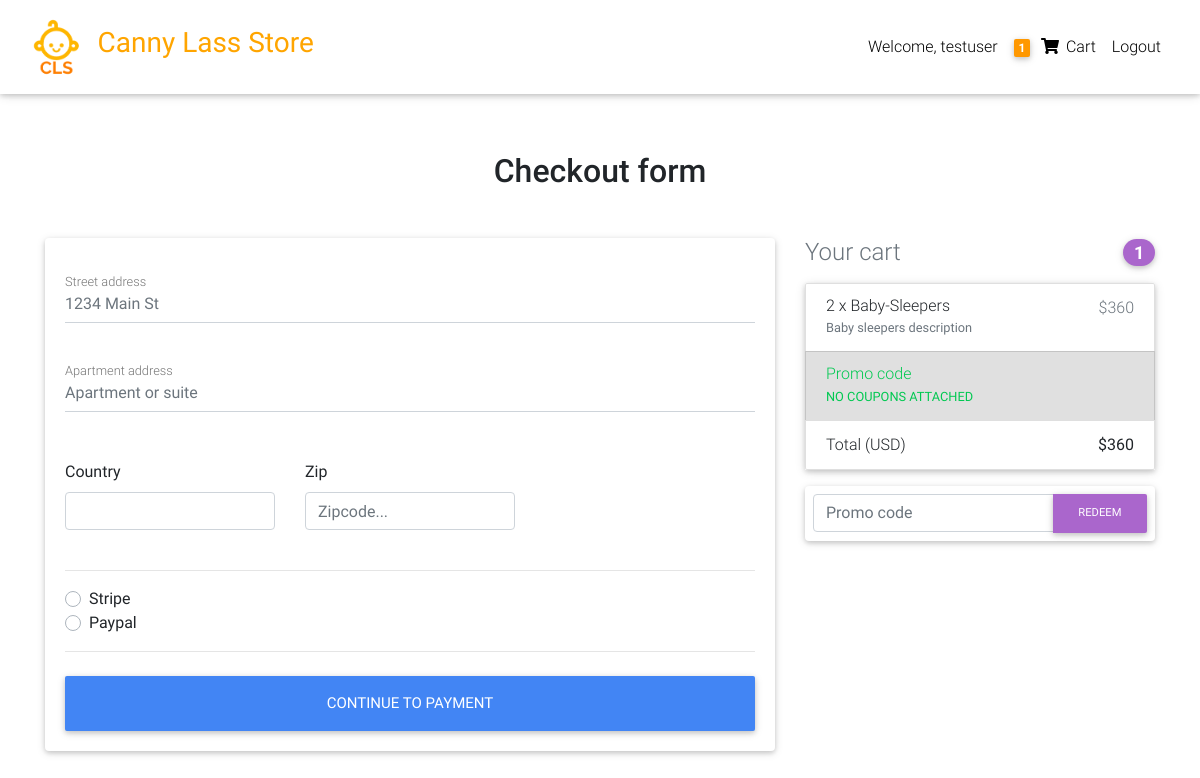
Screenshot of /checkout/ (signed in) with the database file from the repository.
### catalog/models.py (models this page shows, shortened)
class Order(models.Model):
    user = models.ForeignKey(User, on_delete=models.CASCADE)
    items = models.ManyToManyField(OrderItem)
    address = models.ForeignKey(
        "Address", on_delete=models.SET_NULL, blank=True, null=True)
    payment = models.ForeignKey(
        "Payment", on_delete=models.SET_NULL, blank=True, null=True)
    coupon = models.ForeignKey(
        "Coupon", on_delete=models.SET_NULL, blank=True, null=True)
    ordered = models.BooleanField(default=False)
    start_date = models.DateTimeField(auto_now_add=True)
    ordered_date = models.DateTimeField()
    def get_total(self):
        total = 0
        for order_item in self.items.all():
            total += order_item.get_final_price()
        if self.coupon:
            total -= self.coupon.amount
        return total

class OrderItem(models.Model):
    user = models.ForeignKey(User, on_delete=models.CASCADE)
    item = models.ForeignKey(Item, on_delete=models.CASCADE)
    ordered = models.BooleanField(default=False)
    quantity = models.IntegerField(default=1)
    def get_total_item_discount_price(self):
        return self.quantity * self.item.discount_price
    def get_final_price(self):
        if self.item.discount_price:
            return self.get_total_item_discount_price()
        return self.get_total_item_price()

class Item(models.Model):
    title = models.CharField(max_length=200)
    price = models.IntegerField()
    discount_price = models.IntegerField(blank=True, null=True)
    slug = models.SlugField()
    status = models.CharField(max_length=200)
    category = models.CharField(choices=CATEGORY_CHOICES, max_length=2)
    label = models.CharField(choices=LABEL_CHOICES, max_length=2)
    description = models.TextField()
    image = models.ImageField(default='default.jpg', upload_to='productImages')

### catalog/views.py (the view, shortened to what this page needs)
# urls.py: path('checkout/', CheckoutView.as_view(), name='checkout'),
class CheckoutView(View):
    def get(self, *args, **kwargs):
        order = Order.objects.get(user=self.request.user, ordered=False)
        coupon_form = CouponForm()
        form = AddressForm()
        context = {
            'form': form,
            'order': order,
            'coupon_form': coupon_form,
            "DISPLAY_COUPON_FORM": True
        }
        return render(self.request, 'checkout.html', context)

### catalog/forms.py
class AddressForm(forms.Form):
    street_address = forms.CharField()
    apartment_address = forms.CharField()
    country = CountryField(blank_label="Select country").formfield(widget=CountrySelectWidget(attrs={
        "class": "custom-select d-block w-100"
    }))
    zip = forms.CharField(required=False)
    save_info = forms.BooleanField(required=False)
    use_default = forms.BooleanField(required=False)
    payment_option = forms.ChoiceField(
        widget=forms.RadioSelect(), choices=PAYMENT_CHOICES)

class CouponForm(forms.Form):
    code = forms.CharField(widget=forms.TextInput(attrs={
        'class': "form-control",
        'placeholder': "Promo code",
        'aria-label ': "Recipient's username",
        'aria-describedby': "basic-addon2"
    }), max_length=50)

### catalog/templatetags/cart_template_tags.py (called while the page is built)
@register.filter
def cart_item_count(user):
    if user.is_authenticated:
        qs = Order.objects.filter(user=user, ordered=False)
        if qs.exists():
            order = qs[0]
            return order.items.count()
    return 0

### templates/checkout.html (shortened to what this page needs)
{% extends 'base.html' %}
{% load crispy_forms_tags %}
{% block content %}
<main class="mt-5 pt-4">
  <div class="container wow fadeIn">
    <h2 class="my-5 h2 text-center">Checkout form</h2>
    <div class="row">
      <div class="col-md-8 mb-4">
        <div class="card">
          <form class="card-body" method="POST">
            <div class="md-form mb-5">
              <input type="text" name="street_address" id="street_address" class="form-control" placeholder="1234 Main St" required>
              <label for="street_address" class="">Street address</label>
            </div>
            <div class="md-form mb-5">
              <input type="text" name="apartment_address" id="apartment_address" class="form-control" placeholder="Apartment or suite" required>
              <label for="apartment_address" class="">Apartment address</label>
            </div>
            <div class="row">
              <div class="col-lg-4 col-md-12 mb-4">
                <label for="country">Country</label>
                {{form.country}}
              </div>
              <div class="col-lg-4 col-md-6 mb-4">
                <label for="zip">Zip</label>
                <input type="text" name="zip" class="form-control" id="zip" placeholder="Zipcode..." >
              </div>
            </div>
            <hr>
            <div class="d-block my-3">
              <div class="custom-control custom-radio">
                <label class="custom-control-label" for="stripe">Stripe</label>
              </div>
              <div class="custom-control custom-radio">
                <label class="custom-control-label" for="paypal">Paypal</label>
              </div>
            </div>
            <hr class="mb-4">
            <button class="btn btn-primary btn-lg btn-block" type="submit">Continue to Payment</button>
          </form>
        </div>
      </div>
      <div class="col-md-4 mb-4">
        {% include "snippet.html" %}
      </div>
    </div>
  </div>
</main>
{% endblock content %}

### templates/base.html (shortened to what this page needs)
{% load static %}
{% load cart_template_tags %}
<!DOCTYPE html>
<html lang="en">
<head>
  <link rel="stylesheet" href="https://use.fontawesome.com/releases/v5.11.2/css/all.css">
  <link href="{% static 'css/bootstrap.min.css' %}" rel="stylesheet">
  <link href="{% static 'css/mdb.min.css' %}" rel="stylesheet">
  <link href="{% static 'css/style.min.css' %}" rel="stylesheet">
</head>
<body>
<nav class="navbar fixed-top navbar-expand-lg navbar-light white scrolling-navbar">
<div class="container-fluid">
    <a class="navbar-brand waves-effect" href="{% url 'home' %}">
      <img class="ml-0 pl-0" style="height: 60px;" src="{% static 'logo-black.svg' %}" alt="Logo">
    </a>
    <h3 style="color:orange"><strong>Canny Lass Store</strong></h3>
    <div class="collapse navbar-collapse" id="navbarSupportedContent">
    <ul class="navbar-nav nav-flex-icons">
      {% if request.user.is_authenticated %}
        <li class="nav-item">
          <a class="nav-link waves-effect" href="#">Welcome, {{request.user.username}}
          </a>
        </li>
        <li class="nav-item">
        <a href="{% url 'order_summary' %}" class="nav-link waves-effect">
            <span class="badge orange z-depth-1 mr-1">{{ request.user|cart_item_count}}</span>
            <i class="fas fa-shopping-cart"></i>
            <span class="clearfix d-none d-sm-inline-block"> Cart </span>
        </a>
        </li>
         <li class="nav-item">
          <a class="nav-link waves-effect" href="{% url 'account_logout' %}">Logout
          </a>
        </li>
      {% endif %}
    </ul>
    </div>
</div>
</nav>
<div class="p-3 text-center"></div>
{% block content %}
{% endblock content %}
</body>
</html>

### templates/snippet.html (shortened to what this page needs)
<h4 class="d-flex justify-content-between align-items-center mb-3">
  <span class="text-muted">Your cart</span>
  <span class="badge badge-secondary badge-pill">{{order.items.count}}</span>
</h4>
<ul class="list-group mb-3 z-depth-1">
  {% for order_item in order.items.all %}
  <li class="list-group-item d-flex justify-content-between lh-condensed">
    <div>
      <h6 class="my-0">{{order_item.quantity}} x {{order_item.item.title}}</h6>
      <small class="text-muted">{{order_item.item.description}}</small>
    </div>
    <span class="text-muted">${{order_item.get_final_price}}</span>
  </li>
  {% endfor %}
  {% if order.coupon %}
  <li class="list-group-item d-flex justify-content-between bg-light">
    <div class="text-success">
      <h6 class="my-0">Promo code</h6>
      <small>{{order.coupon.code}}</small>
    </div>
    <span class="text-success">-${{order.coupon.amount}}</span>
  </li>
  {% else %}
  <li class="list-group-item d-flex justify-content-between bg-light">
    <div class="text-success">
      <h6 class="my-0">Promo code</h6>
      <small>NO COUPONS ATTACHED</small>
    </div>
  </li>
  {% endif %}
  <li class="list-group-item d-flex justify-content-between">
    <span>Total (USD)</span>
    <strong>${{order.get_total}}</strong>
  </li>
</ul>
{% if DISPLAY_COUPON_FORM %}
<form class="card p-2" action="{% url 'add_coupon' %}" method="POST">
  <div class="input-group">
    {{coupon_form.code}}
    <div class="input-group-append">
      <button class="btn btn-secondary btn-md waves-effect m-0" type="submit">
        Redeem
      </button>
    </div>
  </div>
</form>
{% endif %}

### templates/base.html (style rules this page uses)
html, body, header, .carousel { height: 60vh; }

### rows the page displays
Order: items.count "1", get_total "360"
OrderItem: quantity "2", item "Baby-Sleepers", item.description "Baby sleepers description", get_final_price "360"

### other values shown
{{ request.user.username }} "testuser"
{{ request.user|cart_item_count }} "1"
